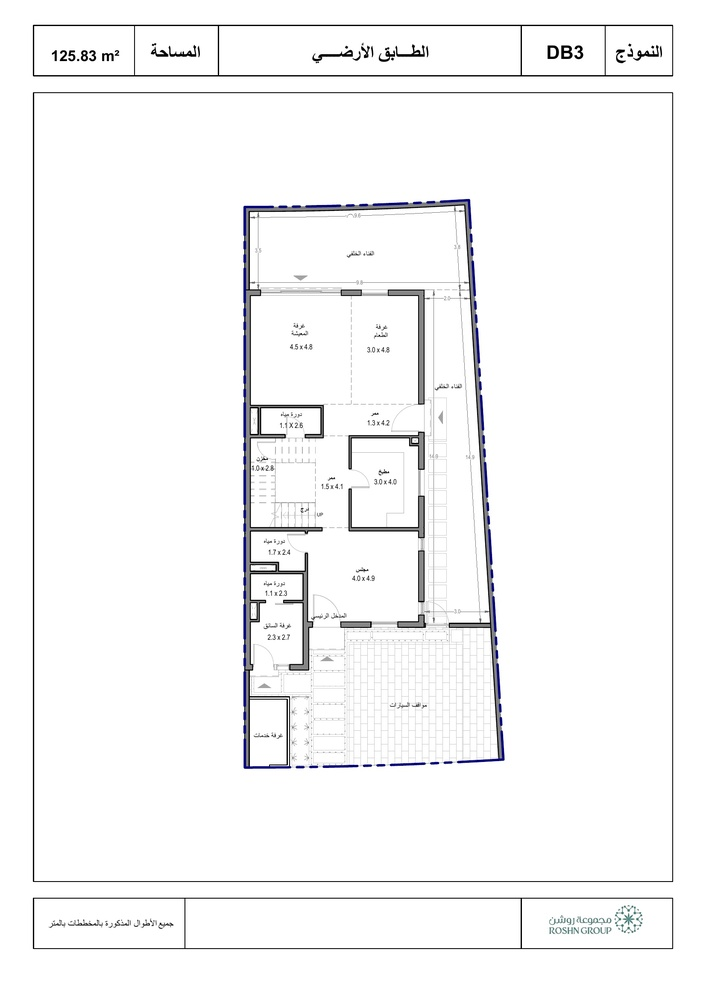
#> input picture version5/debug_page4.jpg, 706 x 999 px, shrunk from 1653 x 2339 before the run
$ python arch_detector.py debug_page4.jpg debug_page9.jpg
#> lines starting #> are read from the running program, lines starting #| are printed output that depends on the picture; after the words box and inside, x2 and y2 are one past the last pixel; in counts of white or black regions, pixels touching at a corner belong together; long printed decimals are rounded
#!/usr/bin/env python3
"""
Arch Detection Module for ROSHN Facade Analysis
================================================
Detects curved/arched elements above doors using computer vision.
Used as a secondary validation layer alongside CLIP classifier.

Features:
- Edge detection with Canny
- Contour analysis for curve detection
- Arc/circle detection using Hough Transform
- GPU acceleration with CUDA (if available)
"""

import cv2
import numpy as np
import logging
from typing import Tuple, List, Optional
from PIL import Image

logger = logging.getLogger(__name__)


class ArchDetector:
    """
    Detects architectural arches using computer vision.
    Designed to validate CLIP predictions for traditional vs modern facades.
    """

    def __init__(self, use_gpu: bool = True):
        """
        Initialize arch detector.

        Args:
            use_gpu: Use CUDA acceleration if available (RTX 5070)
        """
        self.use_gpu = use_gpu and cv2.cuda.getCudaEnabledDeviceCount() > 0

        if self.use_gpu:
            logger.info(f"✓ CUDA enabled: {cv2.cuda.getCudaEnabledDeviceCount()} GPU(s) detected")
            logger.info(f"  Device: {cv2.cuda.printCudaDeviceInfo(0)}")
        else:
            logger.info("Using CPU for arch detection")

        # Detection parameters (tuned for ROSHN architectural drawings)
        self.canny_low = 50
        self.canny_high = 150
        self.min_arc_radius = 20  # pixels
        self.max_arc_radius = 200  # pixels
        self.curve_threshold = 0.15  # How "curved" a contour must be

    def detect_arches(self, image_path: str, debug_output: Optional[str] = None) -> Tuple[bool, float, dict]:
        """
        Detect if image contains door arches.

        Args:
            image_path: Path to facade image
            debug_output: Optional path to save debug visualization

        Returns:
            (has_arch, confidence, details)
            - has_arch: True if arch detected
            - confidence: 0.0-1.0 confidence score
            - details: Dict with detection metadata
        """
#> called with image_path = 'debug_page4.jpg', debug_output = 'debug_page9.jpg'
        try:
            # Load image
            img = cv2.imread(image_path)
#> img is the input picture: shape (999, 706, 3); mean B, G, R 247.3, 246.9, 246.9
            if img is None:
                logger.error(f"Failed to load image: {image_path}")
                return False, 0.0, {'error': 'Failed to load image'}

            # Convert to grayscale
            if self.use_gpu:
                gpu_img = cv2.cuda_GpuMat()
                gpu_img.upload(img)
                gpu_gray = cv2.cuda.cvtColor(gpu_img, cv2.COLOR_BGR2GRAY)
                gray = gpu_gray.download()
            else:
                gray = cv2.cvtColor(img, cv2.COLOR_BGR2GRAY)

            # Edge detection
            edges = cv2.Canny(gray, self.canny_low, self.canny_high)
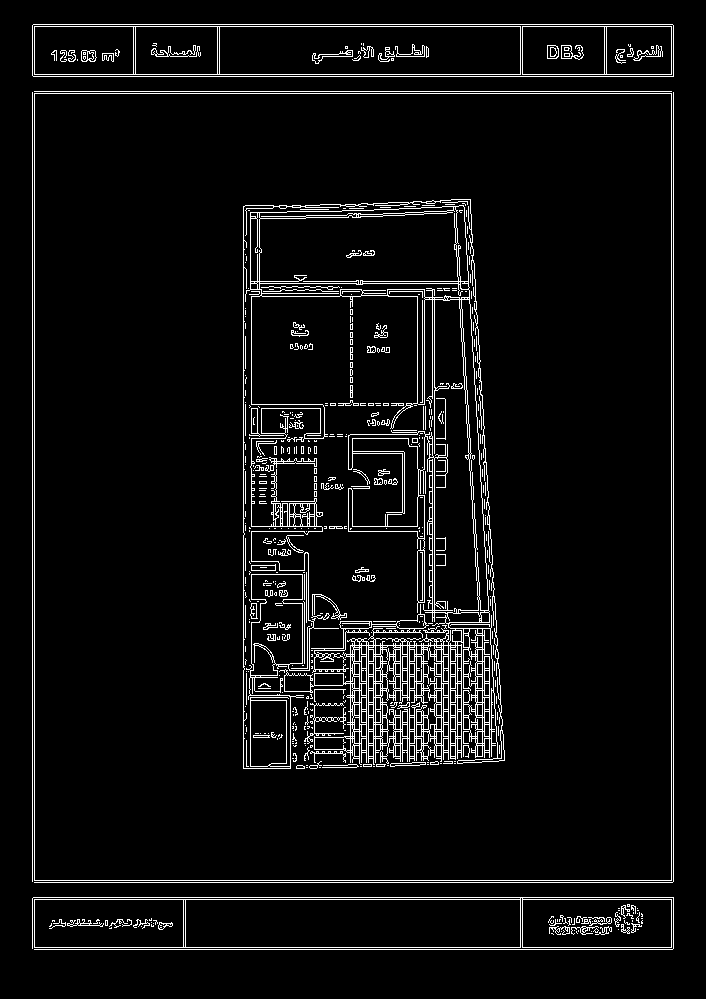
#> edges: shape (999, 706); 5.5% white in thin lines or dots, all inside (x1, y1, x2, y2) = (32, 24, 674, 950)

            # Find contours
            contours, _ = cv2.findContours(edges, cv2.RETR_TREE, cv2.CHAIN_APPROX_SIMPLE)
#> contours = 1340 contours, 986 with area under 20; largest, box (x1, y1, x2, y2) and area: (34, 93, 672, 881) 501319, (34, 93, 672, 881) 501317, (243, 199, 505, 769) 63250, (32, 24, 674, 77) 33330, (32, 24, 674, 77) 33330

            # Analyze contours for curves
            arch_candidates = []
            for contour in contours:
                if len(contour) < 5:  # Need at least 5 points for ellipse fitting
                    continue

                # Fit ellipse to contour
                try:
                    ellipse = cv2.fitEllipse(contour)
                    (x, y), (MA, ma), angle = ellipse

                    # Filter by size (should be door-sized arch)
                    if self.min_arc_radius <= ma/2 <= self.max_arc_radius:
                        # Check if it's arch-shaped (wider than tall, in upper half)
                        aspect_ratio = MA / ma if ma > 0 else 0
                        if 0.3 <= aspect_ratio <= 3.0:  # Reasonable arch proportions
                            # Calculate curvature score
                            arc_length = cv2.arcLength(contour, True)
                            area = cv2.contourArea(contour)
                            if arc_length > 0:
                                circularity = 4 * np.pi * area / (arc_length ** 2)

                                # Arch should be semi-circular (circularity ~ 0.5-1.0)
                                if circularity > self.curve_threshold:
                                    arch_candidates.append({
                                        'center': (x, y),
                                        'axes': (MA, ma),
                                        'angle': angle,
                                        'circularity': circularity,
                                        'contour': contour
                                    })
                except:
                    continue
#> this loop made 1340 passes
#> (x, y, MA, ma, angle, aspect_ratio, arc_length, area) on passes 2, 77, 79, 176, 217, 308, 626, 643, 760, 827, 858, 938: (596.5, 923, 95.74, 169.9, 90, 0.564, 391.7, 7150), (352.5, 923, 133.8, 356.7, 90, 0.375, 763.7, 16078), (108.5, 923, 95.74, 169.9, 90, 0.564, 391.7, 7150), (323.3, 720.8, 33.86, 45.52, 49.94, 0.744, 437.1, 104.5), (315.2, 605.2, 21.59, 52.75, 107.4, 0.409, 283.2, 117.5), (291.5, 466.8, 19.49, 51.28, 91.54, 0.38, 195.6, 165.5), (256.8, 732.7, 65.12, 181, 86.97, 0.36, 199.9, 2322.5), (470.7, 716.5, 46.57, 47.24, 0, 0.986, 97.31, 94), (407.6, 710.3, 44.89, 78.92, 168.4, 0.569, 859, 1520), (430.5, 672, 18.1, 41.73, 175.2, 0.434, 291.2, 509), (400.6, 667.5, 15.12, 41.45, 178.5, 0.365, 109.3, 106), (277.1, 625.8, 65.95, 88.99, 1.69, 0.741, 485, 4460.5)
#> (x, y, MA, ma, angle, aspect_ratio) on passes 78, 379, 410, 856, 912, 918: (184, 923, 7, 48, 0, 0.146), (396.2, 404, 2.01, 65.11, 89.99, 0.0309), (351, 353, 2.01, 74.02, 0, 0.0272), (408, 671, 7.28, 52, 0, 0.14), (487.5, 674.8, 9.72, 102.4, 178.5, 0.0949), (337.4, 639.3, 20.47, 70.58, 89.23, 0.29)
#> after the loop, arch_candidates = 12 items

            # Circle detection using Hough Transform (fallback/validation)
            circles = cv2.HoughCircles(
                gray,
                cv2.HOUGH_GRADIENT,
                dp=1,
                minDist=50,
                param1=self.canny_high,
                param2=30,
                minRadius=self.min_arc_radius,
                maxRadius=self.max_arc_radius
            )
#> circles = 62 rows, first 8: [369.5, 614.5, 126.8], [367.5, 511.5, 116.9], [358.5, 372.5, 115.6], [486.5, 574.5, 186.2], [225.5, 755.5, 193.9], [474.5, 495.5, 199.4], [362.5, 564.5, 126.8], [227.5, 688.5, 193.9]

            circle_count = len(circles[0]) if circles is not None else 0
#> circle_count = 62

            # Decision logic
            has_arch = len(arch_candidates) > 0 or circle_count > 0
#> has_arch = True

            # Calculate confidence based on number and quality of detections
            if arch_candidates:
                # Use highest circularity score
                max_circularity = max(a['circularity'] for a in arch_candidates)
#> max_circularity = 0.783
                confidence = min(0.95, 0.5 + max_circularity * 0.45)
#> confidence = 0.852
            elif circle_count > 0:
                confidence = min(0.85, 0.5 + (circle_count / 10) * 0.35)
            else:
                confidence = 0.0

            details = {
                'arch_candidates': len(arch_candidates),
                'circles_detected': circle_count,
                'max_circularity': max(a['circularity'] for a in arch_candidates) if arch_candidates else 0.0,
                'image_size': gray.shape
            }
#> details = {'arch_candidates': 12, 'circles_detected': 62, 'max_circularity': 0.783, 'image_size': (999, 706)}

            # Debug visualization
            if debug_output and (arch_candidates or circle_count > 0):
                debug_img = img.copy()

                # Draw arch candidates
                for arch in arch_candidates:
                    ellipse_params = (
                        tuple(map(int, arch['center'])),
                        tuple(map(int, arch['axes'])),
                        int(arch['angle'])
                    )
                    cv2.ellipse(debug_img, ellipse_params, (0, 255, 0), 2)
                    cv2.putText(debug_img, f"{arch['circularity']:.2f}",
                              tuple(map(int, arch['center'])),
                              cv2.FONT_HERSHEY_SIMPLEX, 0.5, (0, 255, 0), 1)
#> this loop made 12 passes
#> ellipse_params on passes 1 to 12: ((596, 923), (95, 169), 90), ((352, 923), (133, 356), 90), ((108, 923), (95, 169), 90), ((256, 732), (65, 181), 86), ((277, 625), (65, 88), 1), ((420, 575), (18, 53), 179), ((366, 246), (75, 247), 87), ((638, 50), (72, 84), 90), ((563, 50), (77, 101), 90), ((369, 50), (127, 322), 90), ((176, 50), (77, 101), 90), ((83, 50), (82, 119), 90)
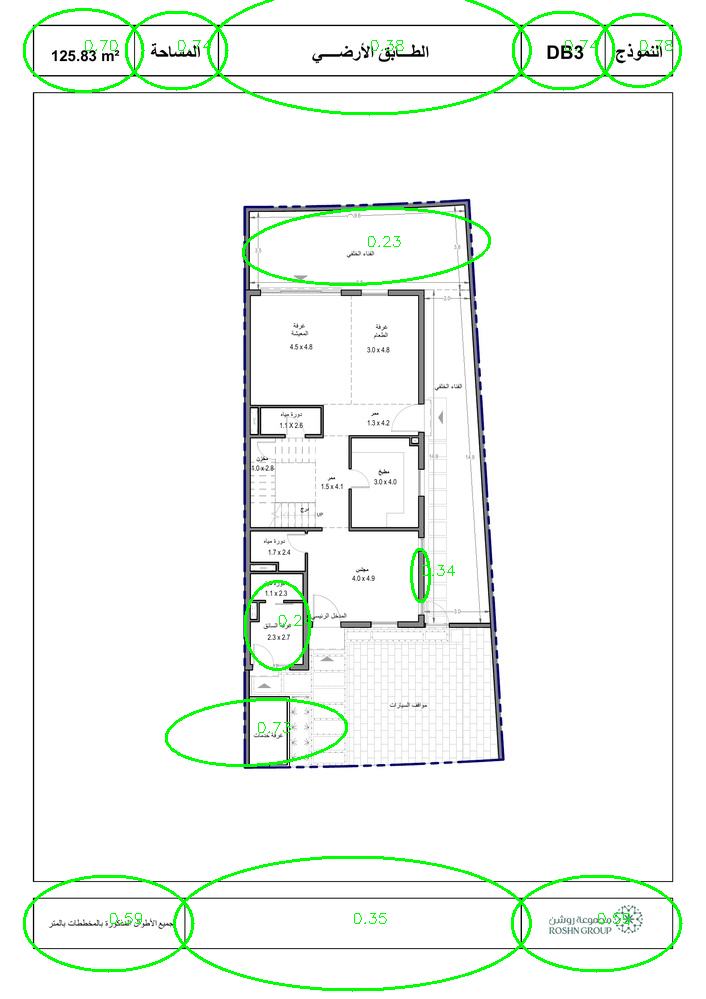
#> debug_img: shape (999, 706, 3); 2.07% of pixels changed, all inside (x1, y1, x2, y2) = (23, 0, 683, 992)

                # Draw detected circles
                if circles is not None:
                    circles = np.uint16(np.around(circles))
#> circles = 62 rows, first 8: [370, 614, 127], [368, 512, 117], [358, 372, 116], [486, 574, 186], [226, 756, 194], [474, 496, 199], [362, 564, 127], [228, 688, 194]
                    for circle in circles[0]:
                        cv2.circle(debug_img, (circle[0], circle[1]), circle[2], (255, 0, 0), 2)
                        cv2.circle(debug_img, (circle[0], circle[1]), 2, (0, 0, 255), 3)
#> this loop made 62 passes
#> circle on passes 1 to 12: [370, 614, 127], [368, 512, 117], [358, 372, 116], [486, 574, 186], [226, 756, 194], [474, 496, 199], [362, 564, 127], [228, 688, 194], [326, 440, 159], [358, 322, 117], [330, 788, 161], [406, 788, 161]
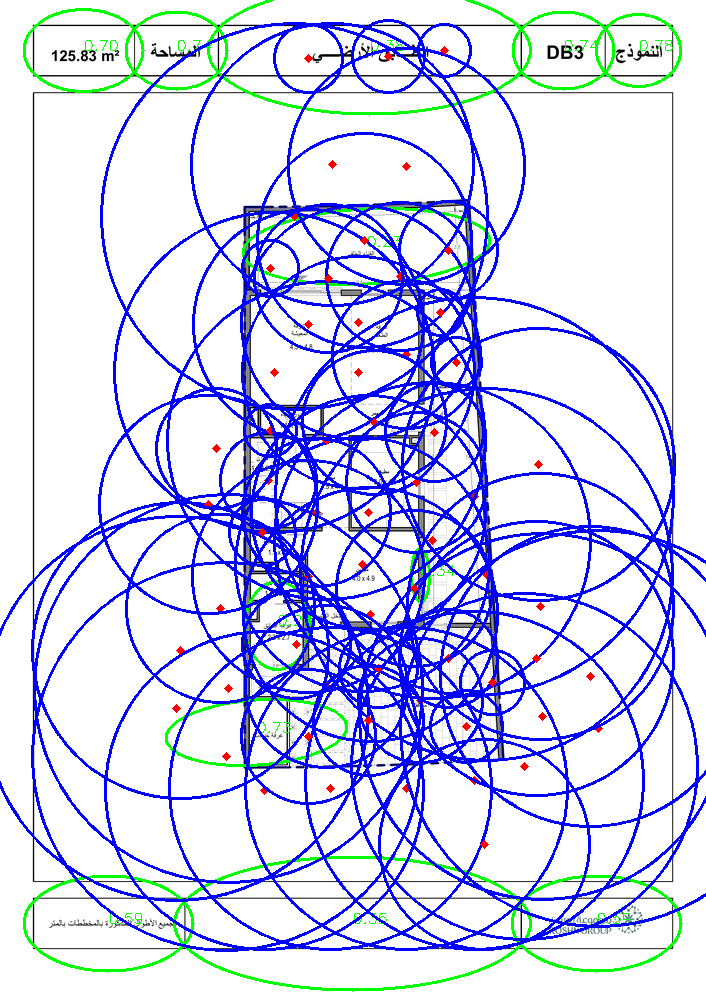
#> debug_img: shape (999, 706, 3); 14.62% of pixels changed, all inside (x1, y1, x2, y2) = (0, 19, 706, 952)

                cv2.imwrite(debug_output, debug_img)
                logger.debug(f"Saved arch detection debug image: {debug_output}")

            logger.debug(f"Arch detection: {has_arch} (confidence: {confidence:.2%}, "
                        f"candidates: {len(arch_candidates)}, circles: {circle_count})")

            return has_arch, confidence, details

        except Exception as e:
            logger.error(f"Arch detection failed: {e}")
            return False, 0.0, {'error': str(e)}

    # [50 lines left out: function validate_clip_prediction, not called in this run]


def test_arch_detector():
    """Test arch detector on sample images."""
    import sys

    if len(sys.argv) < 2:
        print("Usage: python arch_detector.py <image_path> [debug_output_path]")
        sys.exit(1)

    image_path = sys.argv[1]
    debug_path = sys.argv[2] if len(sys.argv) > 2 else None

    detector = ArchDetector(use_gpu=True)
    has_arch, confidence, details = detector.detect_arches(image_path, debug_path)
#> has_arch = True; confidence = 0.852

    print(f"\n{'='*60}")
    print(f"Arch Detection Results")
    print(f"{'='*60}")
    print(f"Image: {image_path}")
    print(f"Has Arch: {has_arch}")
#| Has Arch: True
    print(f"Confidence: {confidence:.2%}")
#| Confidence: 85.25%
    print(f"Details: {details}")
#| Details: {'arch_candidates': 12, 'circles_detected': 62, 'max_circularity': 0.7833, 'image_size': (999, 706)}
    print(f"{'='*60}\n")


if __name__ == "__main__":
    logging.basicConfig(level=logging.DEBUG)
    test_arch_detector()
